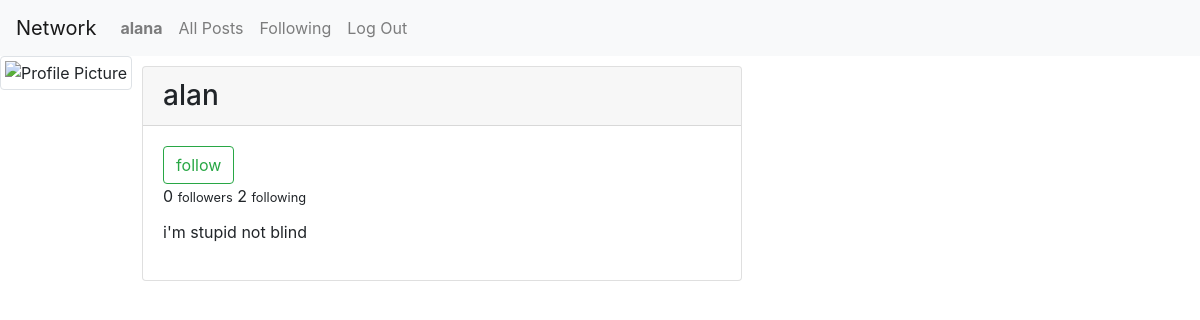
Page /profile/alan (signed in) on the committed database.
### network/models.py (models this page shows, shortened)
class Profile(models.Model):
    user = models.OneToOneField(User, on_delete=models.CASCADE, related_name="profile")
    following = models.ManyToManyField('self', blank=True, related_name="following_to", symmetrical=False)
    followers = models.ManyToManyField('self', blank=True, related_name="followed_by", symmetrical=False)
    bio = models.TextField(blank=True)
    profile_pic = models.ImageField(upload_to="profile_pics/", blank=True)

### network/views.py (the view, shortened to what this page needs)
# urls.py: path("profile", views.create_profile, name="create_profile"),
def profile(request, username):
    return render(request, "network/display_profile.html", {
        "profile": Profile.objects.get(user=User.objects.get(username=username)),
        "filter": username,
        "page": 0
    })

### network/templates/network/display_profile.html (shortened to what this page needs)
{% extends "network/layout.html" %}
{% load static %}
{% block body %}
    <div class="profile">
        <div>
            <img src="{% if profile.profile_pic %}{{ profile.profile_pic }}{% else %}{% static 'network/images/standard.jpg' %}{% endif %}" class="img-thumbnail" alt="Profile Picture" style="width: 200px; height: 200px">
        </div>
        <div class="card text-bg-light mb-3" id="profile_card_display">
            <h3 class="card-header"> {{ profile.user.username }} </h3>
                <div class="card-body">
                    {% if user.is_authenticated %}
                        {% if profile.user.username != request.user.username %}
                            <form method="POST">
                                {% if profile in user.profile.following.all %}
                                    <button class="btn btn-outline-danger" name="follow" value="unfollow">unfollow</button>
                                {% else %}
                                    <button class="btn btn-outline-success" name="follow" value="follow">follow</button>
                                {% endif %}
                            </form>
                        {% endif %}
                    {% endif %}
                    <div class="card-title">{{ profile.followers.count }} <small>followers</small> {{ profile.following.count }} <small>following</small></div>
                    <p class="card-text">{{ profile.bio }}</p>
                </div>
        </div>
    </div>
    <div class="posts_index">
{% endblock %}

### network/templates/network/layout.html (shortened to what this page needs)
{% load static %}
<!DOCTYPE html>
<html lang="en">
    <head>
        <link rel="stylesheet" href="https://stackpath.bootstrapcdn.com/bootstrap/4.4.1/css/bootstrap.min.css">
        <link rel="stylesheet" href="{% static 'network/css/styles.css' %}">
        <link rel="stylesheet" href="https://cdnjs.cloudflare.com/ajax/libs/cropperjs/1.5.12/cropper.min.css">
        <link rel="stylesheet" href="https://cdnjs.cloudflare.com/ajax/libs/font-awesome/4.7.0/css/font-awesome.min.css">
    </head>
    <body>
        <nav class="navbar navbar-expand-lg navbar-light bg-light">
            <a class="navbar-brand" href="{% url 'index' %}">Network</a>
            <div>
              <ul class="navbar-nav mr-auto">
                {% if user.is_authenticated %}
                    <li class="nav-item">
                        <a class="nav-link" href="{% url 'profile' request.user.username %}"><strong>{{ user.username }}</strong></a>
                    </li>
                {% endif %}
                <li class="nav-item">
                  <a class="nav-link" href="{% url 'index' %}">All Posts</a>
                </li>
                {% if user.is_authenticated %}
                    <li class="nav-item">
                        <a class="nav-link" href="{% url 'following_tweets'%}">Following</a>
                    </li>
                    <li class="nav-item">
                        <a class="nav-link" href="{% url 'logout' %}">Log Out</a>
                    </li>
                {% endif %}
              </ul>
            </div>
          </nav>
        <div class="body">
            {% block body %}
            {% endblock %}
        </div>
    </body>
</html>

### network/static/network/css/styles.css (style rules this page uses)
.posts_index { height: 100%; margin: 10px; display: flex; flex-wrap: wrap; justify-content: center; align-items: center; flex-direction: column; align-items: center; }
.profile { display: flex; }
#profile_card_display { width: 50%; margin: 10px; display:block; }

### rows in the picture
Profile: user.username "alan", followers.count "0", following.count "2", bio "i'm stupid not blind"

### other values in the picture
{{ user.username }} "alana"
